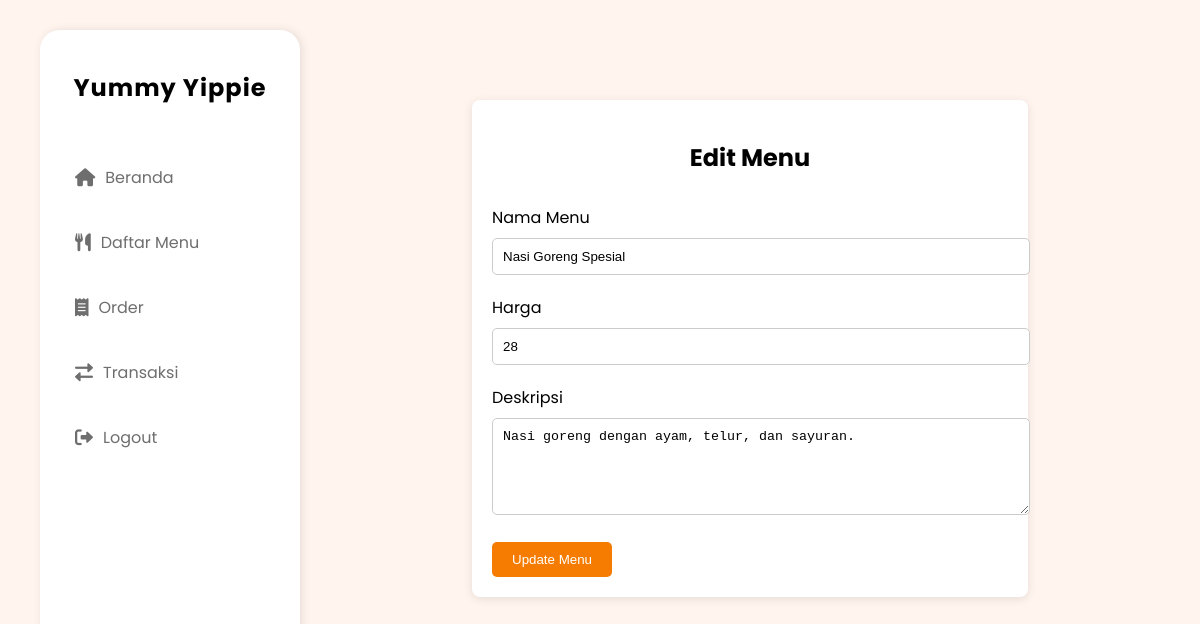
The app's page /19013restaurant/edit_menu.php?id=1 with its own data.
### tables this page shows
CREATE TABLE `tb_menu` (
  `id` int(11) NOT NULL,
  `nama_menu` varchar(100) NOT NULL,
  `harga` int(11) NOT NULL,
  `deskripsi` text NOT NULL
);

### 19013restaurant/edit_menu.php (the view, shortened to what this page needs)
<?php
include 'koneksi.php';
if (isset($_GET['id'])) {
    $id_menu = $_GET['id'];
    $query = "SELECT * FROM tb_menu WHERE id = '$id_menu' LIMIT 1";
    $result = mysqli_query($koneksi, $query);
    if (mysqli_num_rows($result) > 0) {
        $menu = mysqli_fetch_assoc($result);
    } else {
        echo "Menu tidak ditemukan!";
        exit();
    }
} else {
    echo "ID menu tidak ada!";
    exit();
}
?>
<!DOCTYPE html>
<html lang="en">
<head>
    <link href="https://cdnjs.cloudflare.com/ajax/libs/font-awesome/6.0.0-beta3/css/all.min.css" rel="stylesheet">
</head>
<body>
<div class="sidebar">
    <h2>Yummy Yippie</h2>
    <a href="index.php?page=beranda" class="nav-link">
        <i class="fas fa-home"></i> Beranda
    </a>
    <a href="menu.php?page=menu" class="nav-link">
        <i class="fas fa-utensils"></i> Daftar Menu
    </a>
    <a href="order.php?page=order" class="nav-link">
        <i class="fas fa-receipt"></i> Order
    </a>
    <a href="transaksi.php?page=transaksi" class="nav-link">
        <i class="fas fa-exchange-alt"></i> Transaksi
    </a>
    <a href="logout.php" class="nav-link">
        <i class="fas fa-sign-out-alt"></i> Logout
    </a>
</div>
<div class="main-content">
    <div class="container">
        <h2>Edit Menu</h2>
        <form method="POST" action="">
            <label for="nama_menu">Nama Menu</label>
            <input type="text" name="nama_menu" value="<?= $menu['nama_menu']; ?>" required>
            <label for="harga">Harga</label>
            <input type="number" name="harga" value="<?= $menu['harga']; ?>" required>
            <label for="deskripsi">Deskripsi</label>
            <textarea name="deskripsi" rows="5" required><?= $menu['deskripsi']; ?></textarea>
            <button type="submit">Update Menu</button>
        </form>
    </div>
</div>
</body>
</html>

### 19013restaurant/edit_menu.php (style rules this page uses)
body { font-family: 'Poppins', sans-serif; background-color: #FFF5EE; margin: 0; padding: 0; }
.sidebar { height: calc(100vh - 80px); width: 260px; background-color: #fff; position: fixed; top: 30px; left: 40px; box-shadow: 2px 0 10px rgba(0, 0, 0, 0.1); padding-top: 20px; border-radius: 20px; display: flex; flex-direction: column; }
.sidebar h2 { font-size: 24px; text-align: center; color: #000; margin-bottom: 40px; font-weight: bold; letter-spacing: 1px; }
.sidebar .nav-link { color: #6e6e6e; font-size: 16px; padding: 12px 20px; display: flex; align-items: center; border-radius: 8px; transition: all 0.3s ease; text-decoration: none; margin: 8px 15px; }
.sidebar .nav-link i { font-size: 18px; margin-right: 10px; color: #6e6e6e; }
.main-content { margin-left: 300px; padding: 20px; margin-top: 30px; }
.container { width: 60%; margin: 50px auto; padding: 20px; background-color: #fff; border-radius: 8px; box-shadow: 0px 2px 10px rgba(0, 0, 0, 0.1); }
h2 { text-align: center; margin-bottom: 30px; }
label { display: block; margin-bottom: 8px; }
input, textarea { width: 100%; padding: 10px; margin-bottom: 20px; border-radius: 5px; border: 1px solid #ccc; }
button { padding: 10px 20px; background-color: #f57c00; color: white; border: none; border-radius: 5px; cursor: pointer; }

### records on screen
tb_menu: nama_menu "Nasi Goreng Spesial", harga "28", deskripsi "Nasi goreng dengan ayam, telur, dan sayuran."
